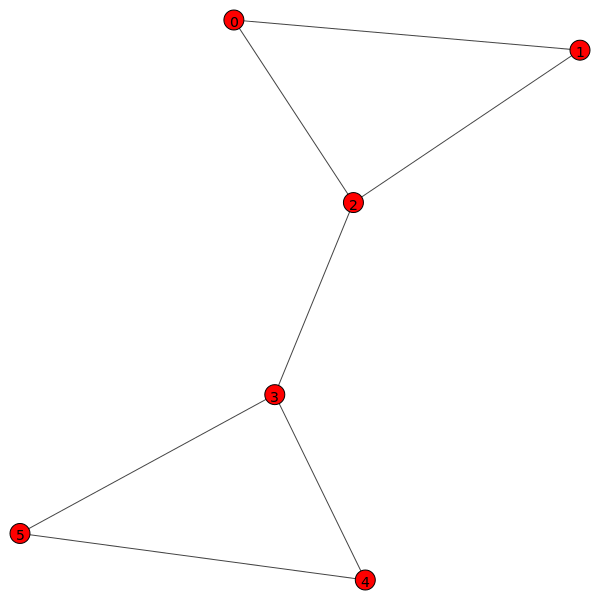

Reproduce this figure in Python.
import igraph
from igraph import *

g=Graph()
g.add_vertices(6)
g.add_edges([(0,1),(0,2),(1,2),(2,3),(3,4),(3,5),(4,5)])
g.vs["id"]=[0,1,2,3,4,5]
layout=g.layout("kk")
g.vs["label"]=g.vs["id"]
plot(g,layout=layout)
